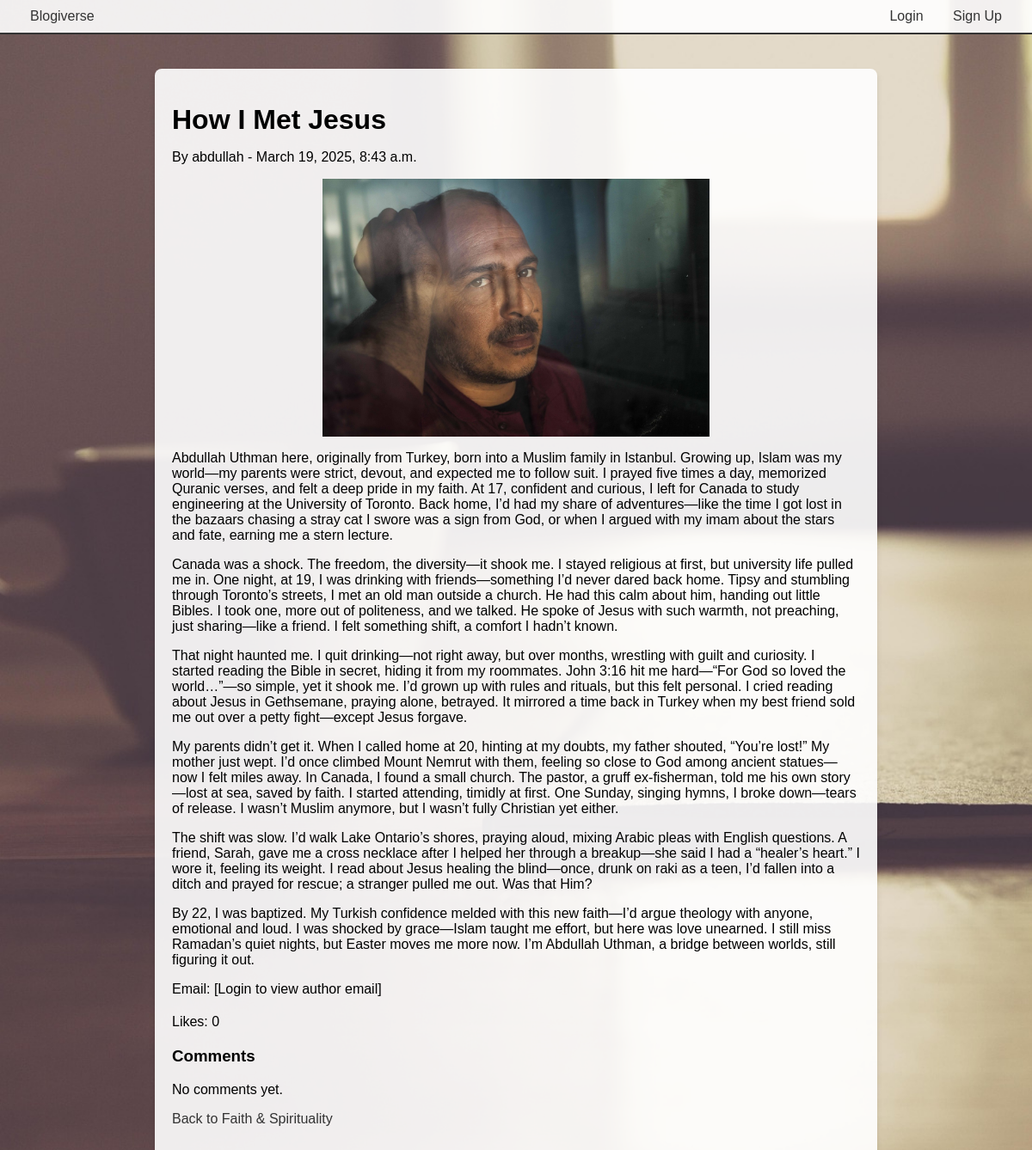
The app's page /blogs/post/1/ with its own data.
### blogs/models.py (models this page shows, shortened)
class BlogPost(models.Model):
    title = models.CharField(max_length=200)
    content = models.TextField()
    author = models.ForeignKey(User, on_delete=models.CASCADE)
    forum = models.ForeignKey(Forum, on_delete=models.CASCADE, default=1)
    created_at = models.DateTimeField(auto_now_add=True)
    photo = models.ImageField(upload_to='blog_photos/', blank=True, null=True)
    likes = models.ManyToManyField(User, related_name='liked_posts', blank=True)

class Forum(models.Model):
    name = models.CharField(max_length=100, unique=True)
    description = models.TextField(blank=True)
    created_at = models.DateTimeField(auto_now_add=True)

### blogs/views.py (the view)
# urls.py: path('blogs/post/<int:post_id>/', views.blog_detail, name='blog_detail'),
def blog_detail(request, post_id):
    post = get_object_or_404(BlogPost, id=post_id)
    return render(request, 'blogs/blog_detail.html', {'post': post})

### templates/blogs/blog_detail.html (shortened to what this page needs)
{% extends 'base.html' %}
{% block content %}
    <div class="post-container">
        <h1>{{ post.title }}</h1>
        <p>By {{ post.author }} - {{ post.created_at }}</p>
        {% if post.photo %}
            <img src="{{ post.photo.url }}" alt="{{ post.author }}'s photo">
        {% endif %}
        <div>{{ post.content|linebreaks }}</div>
        {% if user.is_authenticated %}
            <p>Email: <a href="mailto:{{ post.author.email }}">{{ post.author.email }}</a></p>
        {% else %}
            <p>Email: [Login to view author email]</p>
        {% endif %}
        <div class="likes">
            <p>Likes: {{ post.likes.count }}</p>
        </div>
        <div class="comments">
            <h3>Comments</h3>
            {% for comment in post.comments.all %}
                <div class="comment">
                    <p>{{ comment.content }}</p>
                    <small>By {{ comment.author }} - {{ comment.created_at }}</small>
                </div>
            {% empty %}
                <p>No comments yet.</p>
            {% endfor %}
        </div>
        <p><a href="{% url 'topic_list' forum_name=post.forum.name %}">Back to {{ post.forum.name }}</a></p>
    </div>
{% endblock %}

### templates/base.html (style rules this page uses)
body { font-family: Arial, sans-serif; margin: 0; background-image: url('/static/images/background.jpg'); background-size: cover; min-height: 100vh; }

### templates/blogs/blog_detail.html (style rules this page uses)
body { background-image: url('/static/images/background.jpg'); background-size: cover; min-height: 100vh; margin: 0; }
.post-container { max-width: 800px; margin: 20px auto; padding: 20px; background-color: rgba(255, 255, 255, 0.9); border-radius: 8px; box-shadow: 0 4px 6px rgba(0, 0, 0, 0.1); }
.post-container h1 { margin-bottom: 10px; }
.post-container img { width: 100%; max-width: 800px; max-height: 300px; object-fit: contain; border-radius: 5px; margin: 15px 0; display: block; }
.post-container a { color: #333; text-decoration: none; }
.likes { margin: 20px 0; }
.comments { margin-top: 20px; }

### records on screen
BlogPost: title "How I Met Jesus", author "abdullah", created_at "March 19, 2025, 8:43 a.m.", photo (picture), content "Abdullah Uthman here, originally from Turkey, born into a Muslim family in Istanbul. Growing up, Islam was my world—my parents were strict, devout, and expected me to follow suit. I prayed five times a day, memorized Quranic verses, and felt a deep pride in my faith. At 17, confident and curious, I left for Canada to study engineering at the University of Toronto. Back home, I’d had my share of adventures—like the time I got lost in the bazaars chasing a stray cat I swore was a sign from God, or when I argued with my imam about the stars and fate, earning me a stern lecture. Canada was a shock. The freedom, the diversity—it shook me. I stayed religious at first, but university life pulled…", likes.count "0", forum.name "Faith & Spirituality"
